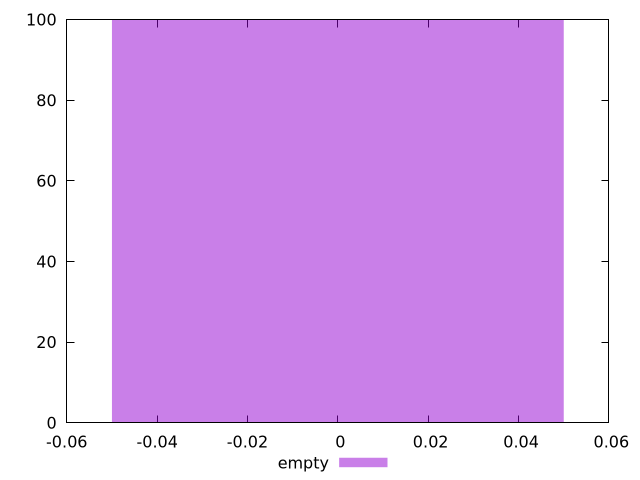

This chart was generated by the following gnuplot code:
$_empty <<EOF
0 100
EOF
set key outside below
set terminal pngcairo
set output "report_00005_2020-11-02T22-26-11.212Z/cumulative-layout-shift/empty//raw_hist.png"
set yrange [0:100]
set boxwidth 0.1
set style fill transparent solid 0.5 noborder
plot $_empty title "empty" with boxes ,
